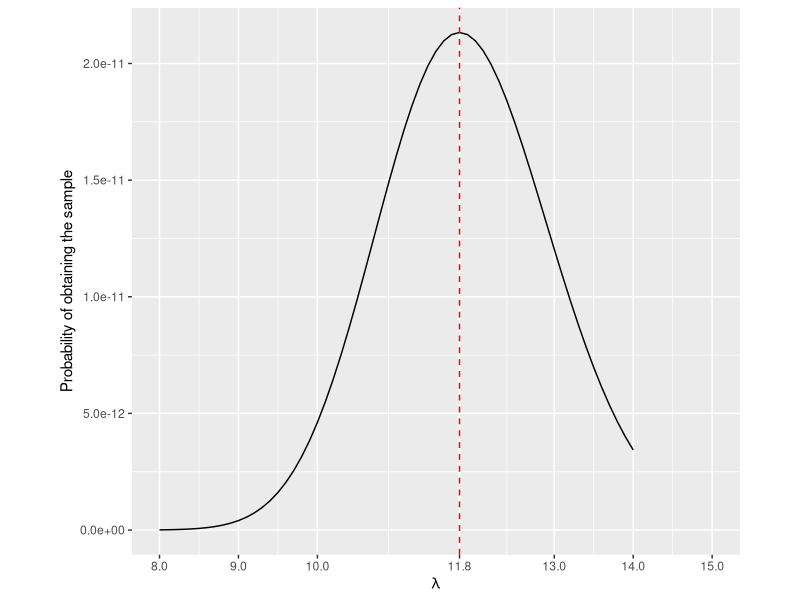

The R source for this figure:
## ---- chunk 1
library(tidyverse)

ggplot()+
  theme_void()+
  theme(panel.border = element_rect(colour = "white", fill=NA, size=1))

## ---- chunk 2

y <- expression((exp(-10*x)*x^118)/(factorial(12)*factorial(14)*factorial(15)*factorial(12)*factorial(13)*factorial(10)*factorial(11)*factorial(15)*factorial(10)*factorial(6)))
x <- seq(8, 14, by = 0.1)
f <- eval(y)


data <- data.frame(x, f)

p <- data %>% pivot_longer(-x, names_to = "Function", values_to = "f") %>%
  ggplot( aes(x, f)) +
  geom_line() +
  geom_vline(xintercept = 11.8, linetype = "dashed", color = "red") +
  scale_x_continuous(limits = c(8, 15), breaks = c(8, 9,10, 11.8,13,14, 15)) + 
  theme(aspect.ratio = 0.9) + 
  xlab("lambda")+
  xlab( expression(lambda))+
  ylab("Probability of obtaining the sample")

print(p)
